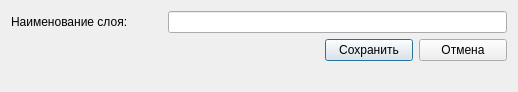
<?xml version="1.0" encoding="UTF-8"?>
<ui version="4.0">
 <class>LayerRename</class>
 <widget class="QDialog" name="LayerRename">
  <property name="geometry">
   <rect>
    <x>0</x>
    <y>0</y>
    <width>518</width>
    <height>92</height>
   </rect>
  </property>
  <property name="windowTitle">
   <string>Переименовать слой</string>
  </property>
  <layout class="QGridLayout" name="gridLayout_2">
   <item row="0" column="0">
    <layout class="QGridLayout" name="gridLayout">
     <item row="0" column="0">
      <widget class="QLabel" name="label">
       <property name="text">
        <string>Наименование слоя:</string>
       </property>
      </widget>
     </item>
     <item row="0" column="1" colspan="3">
      <widget class="QLineEdit" name="lename"/>
     </item>
     <item row="1" column="0" colspan="2">
      <spacer name="horizontalSpacer">
       <property name="orientation">
        <enum>Qt::Horizontal</enum>
       </property>
       <property name="sizeHint" stdset="0">
        <size>
         <width>308</width>
         <height>20</height>
        </size>
       </property>
      </spacer>
     </item>
     <item row="1" column="2">
      <widget class="QPushButton" name="okbtn">
       <property name="text">
        <string>Сохранить</string>
       </property>
      </widget>
     </item>
     <item row="1" column="3">
      <widget class="QPushButton" name="nobtn">
       <property name="text">
        <string>Отмена</string>
       </property>
      </widget>
     </item>
    </layout>
   </item>
   <item row="1" column="0">
    <spacer name="verticalSpacer">
     <property name="orientation">
      <enum>Qt::Vertical</enum>
     </property>
     <property name="sizeHint" stdset="0">
      <size>
       <width>20</width>
       <height>0</height>
      </size>
     </property>
    </spacer>
   </item>
  </layout>
 </widget>
 <resources/>
 <connections/>
</ui>
